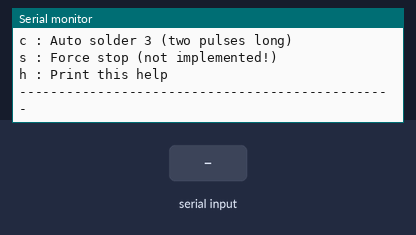
The sketch below on a simulated Arduino Uno, built with avr-gcc and run on an emulated ATmega328P. Shown: the last lines printed to the serial monitor. The test bench sets the inputs (shaded band).

Above: at 1.2 s.
1.3 s: "1\n" received over Serial
At 2.5 s:
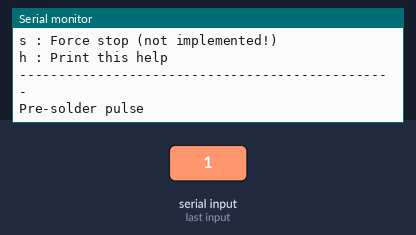
2.8 s: byte 50 ('2') received over Serial
At 3.8 s:
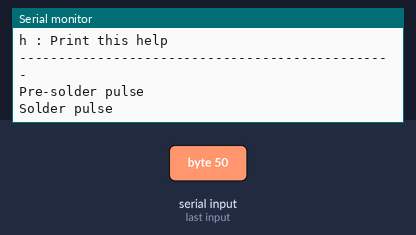
4.3 s: byte 97 ('a') received over Serial
At 5.0 s:
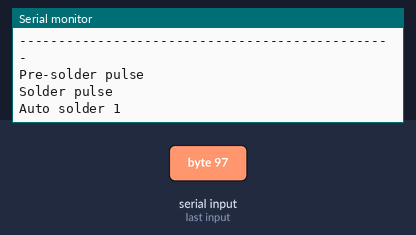
5.8 s: byte 115 ('s') received over Serial
At 7.0 s:
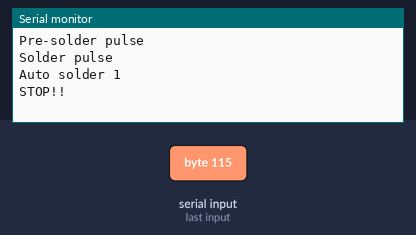
7.3 s: "b\n" received over Serial
At 8.4 s:
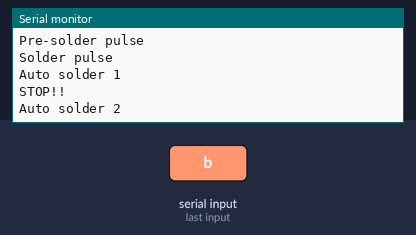

Measured:
- after the input at 1.3 s, the serial monitor: prints a new line at once (image 1)
- after the input at 2.8 s, the serial monitor: prints a new line at once (image 2)
- after the input at 4.3 s, the serial monitor: prints a new line at once (image 3)
- after the input at 5.8 s, the serial monitor: prints a new line at once (image 4)
- after the input at 7.3 s, the serial monitor: prints a new line at once (image 5)

The sketch:

spot_welding.ino
```cpp
int triggerPin = 5;
int firstPulseMS = 50;
int secondPulseMS1 = 100;
int secondPulseMS2 = 150;
int secondPulseMS3 = 200;
int delayBetweenPulseMS = 50;

char incomingByte = 0;

void setup() {
  Serial.begin(115200);
  Serial.println("------------------------------------------------");
  Serial.println("Welcome to the fabulous world of spot weldering!");
  Serial.println("DON'T FORGET THAT IT'S A DANGEROUS WORLD!");
  Serial.println("------------------------------------------------");
  Serial.println();
  printSettings();
  printHelp();
   pinMode(triggerPin, OUTPUT);
}

void loop() {
  handleSerial();
}

void handleSerial(void) {
  if(Serial.available() > 0) {
    incomingByte = Serial.read();
    switch(incomingByte) {
      case '1':
        Serial.println("Pre-solder pulse");
        digitalWrite(triggerPin, HIGH);
        delay(firstPulseMS);
        digitalWrite(triggerPin, LOW);
        break;
      case '2':
        Serial.println("Solder pulse");
        digitalWrite(triggerPin, HIGH);
        delay(secondPulseMS1);
        digitalWrite(triggerPin, LOW);
        break;
      case '3':
        Serial.println("Solder pulse");
        digitalWrite(triggerPin, HIGH);
        delay(secondPulseMS2);
        digitalWrite(triggerPin, LOW);
        break;
      case '4':
        Serial.println("Solder pulse");
        digitalWrite(triggerPin, HIGH);
        delay(secondPulseMS3);
        digitalWrite(triggerPin, LOW);
        break;
      case 'a':
        Serial.println("Auto solder 1");
        digitalWrite(triggerPin, HIGH);
        delay(firstPulseMS);
        digitalWrite(triggerPin, LOW);
        delay(delayBetweenPulseMS);
        digitalWrite(triggerPin, HIGH);
        delay(secondPulseMS1);
        digitalWrite(triggerPin, LOW);
        break;
      case 'b':
        Serial.println("Auto solder 2");
        digitalWrite(triggerPin, HIGH);
        delay(firstPulseMS);
        digitalWrite(triggerPin, LOW);
        delay(delayBetweenPulseMS);
        digitalWrite(triggerPin, HIGH);
        delay(secondPulseMS2);
        digitalWrite(triggerPin, LOW);
        break;
      case 'c':
        Serial.println("Auto solder 3");
        digitalWrite(triggerPin, HIGH);
        delay(firstPulseMS);
        digitalWrite(triggerPin, LOW);
        delay(delayBetweenPulseMS);
        digitalWrite(triggerPin, HIGH);
        delay(secondPulseMS3);
        digitalWrite(triggerPin, LOW);
        break;
      case 's':
        Serial.println("STOP!!");
        digitalWrite(triggerPin, LOW);
        break;
      case 'h':
        printHelp();
        break;
      case '\r':
      case '\n':
        break;
      default:
        Serial.println("\nUnknown command\n");
        break;
    }
  }
}

void printSettings(void) {
  Serial.println("------------------------------------------------");
  Serial.println("Settings");
  Serial.print("Trigger pin : ");
  Serial.println(triggerPin);
  Serial.print("First pulse time : ");
  Serial.print(firstPulseMS);
  Serial.println(" ms");
  Serial.print("Delay between pulse : ");
  Serial.print(delayBetweenPulseMS);
  Serial.println(" ms");
  Serial.print("Second pulse time 1 : ");
  Serial.print(secondPulseMS1);
  Serial.println(" ms");
  Serial.print("Second pulse time 2 : ");
  Serial.print(secondPulseMS2);
  Serial.println(" ms");
  Serial.print("Second pulse time 3 : ");
  Serial.print(secondPulseMS3);
  Serial.println(" ms");
  Serial.println();
  Serial.println("------------------------------------------------");
}

void printHelp(void) {
  Serial.println("------------------------------------------------");
  Serial.println("Help menu");
  Serial.println();
  Serial.println("1 : Pre-solder pulse");
  Serial.println("2 : Solder pulse short");
  Serial.println("3 : Solder pulse mid");
  Serial.println("4 : Solder pulse long");
  Serial.println("a : Auto solder 1 (two pulses short)");
  Serial.println("b : Auto solder 2 (two pulses mid)");
  Serial.println("c : Auto solder 3 (two pulses long)");
  Serial.println("s : Force stop (not implemented!)");
  Serial.println("h : Print this help");
  Serial.println();
  Serial.println("------------------------------------------------");
  Serial.println();
}
```
